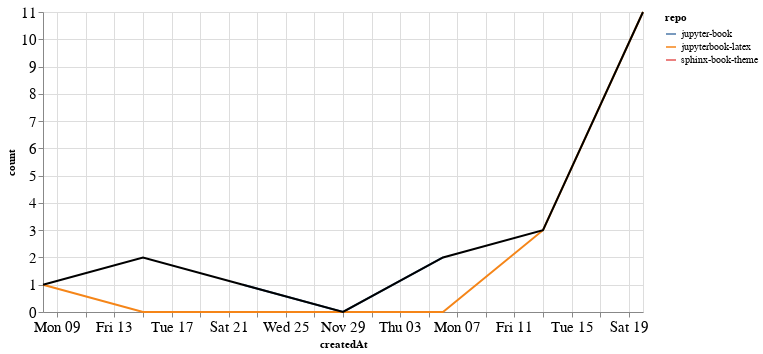

Notebook code cell kept with this figure:
### Markdown cell above
### PRs

### Code cell
prs_time = prs.groupby('repo').resample('W', on='createdAt').count()['author'].reset_index()
prs_time = prs_time.rename(columns={'author': 'count'})
prs_time_total = prs_time.groupby('createdAt').agg({"count": "sum"}).reset_index()

ch1 = alt.Chart(prs_time, width=600).mark_line().encode(
    x='createdAt',
    y='count',
    color='repo',
    tooltip="repo"
)

ch2 = alt.Chart(prs_time_total, width=600).mark_line(color="black").encode(
    x='createdAt',
    y='count',
)

ch1 + ch2

### Figure 1 — Vega-Lite specification as saved in the notebook (floating-point values rounded to 4 significant figures)
{"config": {"axisLeft": {"labelFontSize": 15}, "axisBottom": {"labelFontSize": 15}}, "layer": [{"data": {"name": "data-1e4e19ce2b27372b743251da0f290b40"}, "mark": "line", "encoding": {"color": {"type": "nominal", "field": "repo"}, "tooltip": {"type": "nominal", "field": "repo"}, "x": {"type": "temporal", "field": "createdAt"}, "y": {"type": "quantitative", "field": "count"}}, "width": 600}, {"data": {"name": "data-9a64726e6208258a1cc9a805651d2829"}, "mark": {"type": "line", "color": "black"}, "encoding": {"x": {"type": "temporal", "field": "createdAt"}, "y": {"type": "quantitative", "field": "count"}}, "width": 600}], "$schema": "https://vega.github.io/schema/vega-lite/v4.8.1.json", "datasets": {"data-1e4e19ce2b27372b743251da0f290b40": [{"repo": "jupyter-book", "createdAt": "2020-11-22T00:00:00", "count": 1}, {"repo": "jupyter-book", "createdAt": "2020-11-29T00:00:00", "count": 0}, {"repo": "jupyter-book", "createdAt": "2020-12-06T00:00:00", "count": 2}, {"repo": "jupyterbook-latex", "createdAt": "2020-11-08T00:00:00", "count": 1}, {"repo": "jupyterbook-latex", "createdAt": "2020-11-15T00:00:00", "count": 0}, {"repo": "jupyterbook-latex", "createdAt": "2020-11-22T00:00:00", "count": 0}, {"repo": "jupyterbook-latex", "createdAt": "2020-11-29T00:00:00", "count": 0}, {"repo": "jupyterbook-latex", "createdAt": "2020-12-06T00:00:00", "count": 0}, {"repo": "jupyterbook-latex", "createdAt": "2020-12-13T00:00:00", "count": 3}, {"repo": "jupyterbook-latex", "createdAt": "2020-12-20T00:00:00", "count": 11}, {"repo": "sphinx-book-theme", "createdAt": "2020-11-15T00:00:00", "count": 2}], "data-9a64726e6208258a1cc9a805651d2829": [{"createdAt": "2020-11-08T00:00:00", "count": 1}, {"createdAt": "2020-11-15T00:00:00", "count": 2}, {"createdAt": "2020-11-22T00:00:00", "count": 1}, {"createdAt": "2020-11-29T00:00:00", "count": 0}, {"createdAt": "2020-12-06T00:00:00", "count": 2}, {"createdAt": "2020-12-13T00:00:00", "count": 3}, {"createdAt": "2020-12-20T00:00:00", "count": 11}]}}
